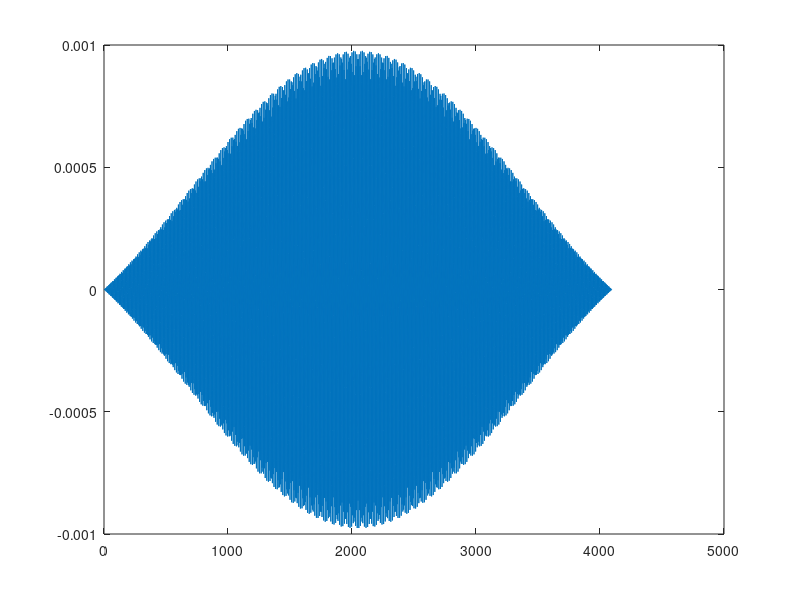

The MATLAB script that drew this image: (Note: this script raises an error after producing the figure.)
fs = 0.5e6;

h_len = 4096;

pass_f = 77.5e3;

w1 = 2 * (pass_f / fs - 1/h_len);
w2 = 2 * (pass_f / fs + 1/h_len);

t = -(h_len - 1) / 2:1:(h_len - 1) / 2;

a = w1*sinc(w1*t);
b = w2*sinc(w2*t);

c = a - b;

plot(c);
fvtool(c);